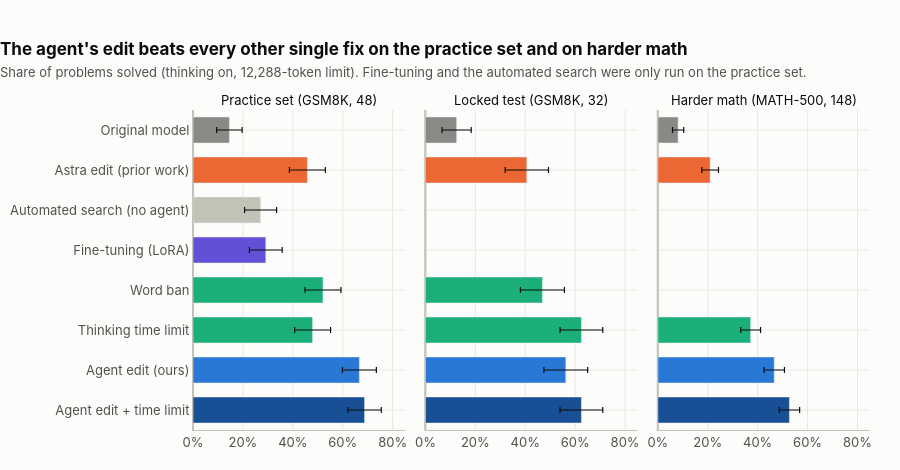

Source (notebook cell):
### Markdown cell above
## 2. The headline: which fix works best?

Each panel is a different set of problems. Bars show the share solved, and the thin black lines are the
<abbr title="The range in which the true value probably lies, given how few problems we tested; ±1 standard error">error bars</abbr>.
Hover a bar to see what the method is and how many problems it solved.

### Code cell
ORDER = ["base", "astra", "m2a_naive", "ft_sft_ep2", "lbx_w10_t1", "bf4096", "m2a_a1_062959_102", "m2a_a1_062959_102+bf4096"]
fig = make_subplots(rows=1, cols=3, shared_yaxes=True, horizontal_spacing=0.03, subplot_titles=list(SETS.values()))
for j, tag in enumerate(SETS, start=1):
    for arm in ORDER:
        if not has(tag, arm):
            continue
        k, n = acc(tag, arm); p = k / n
        fig.add_bar(y=[label(arm)], x=[p], orientation="h", marker_color=color(arm), showlegend=False,
                    error_x=dict(type="data", array=[se(p, n)], color=INK, thickness=1.2, width=3),
                    customdata=[[k, n, se(p, n) * 100, desc(arm)]],
                    hovertemplate=f"<b>{label(arm)}</b> on {SETS[tag]}<br>solved <b>%{{customdata[0]}} of %{{customdata[1]}}</b> (%{{x:.0%}}, ±%{{customdata[2]:.0f}} points)<br><br>%{{customdata[3]}}<extra></extra>",
                    row=1, col=j)
    fig.update_xaxes(range=[0, 0.85], tickformat=".0%", col=j)
style(fig, 470, "The agent's edit beats every other single fix on the practice set and on harder math",
      "Share of problems solved (thinking on, 12,288-token limit). Fine-tuning and the automated search were only run on the practice set.")
fig.update_yaxes(categoryorder="array", categoryarray=[label(a) for a in ORDER[::-1]])
fig.update_layout(barmode="overlay", bargap=0.35)
for a in fig.layout.annotations:
    a.font = dict(size=13, color=INK)
show(fig)

### Figure 1 — Plotly figure (JSON) as saved in the notebook; plotly's stock layout.template omitted (floating-point values rounded to 4 significant figures)
{"data": [{"customdata": [[7, 48, 5.094, "Qwen3.5-0.8B exactly as released. No changes."]], "error_x": {"array": [0.05094], "color": "#0b0b0b", "thickness": 1.2, "type": "data", "width": 3}, "hovertemplate": "<b>Original model</b> on Practice set (GSM8K, 48)<br>solved <b>%{customdata[0]} of %{customdata[1]}</b> (%{x:.0%}, ±%{customdata[2]:.0f} points)<br><br>%{customdata[3]}<extra></extra>", "marker": {"color": "#8a8985"}, "orientation": "h", "showlegend": false, "type": "bar", "x": [0.1458], "xaxis": "x", "y": ["Original model"], "yaxis": "y"}, {"customdata": [[22, 48, 7.192, "The weight edit published in 'Sparks of Weight-Space Programming' (MIT, 2026), found by GPT-6 'Astra'<br>in 20 hours. It weakens one internal 'repetition' signal."]], "error_x": {"array": [0.07192], "color": "#0b0b0b", "thickness": 1.2, "type": "data", "width": 3}, "hovertemplate": "<b>Astra edit (prior work)</b> on Practice set (GSM8K, 48)<br>solved <b>%{customdata[0]} of %{customdata[1]}</b> (%{x:.0%}, ±%{customdata[2]:.0f} points)<br><br>%{customdata[3]}<extra></extra>", "marker": {"color": "#eb6834"}, "orientation": "h", "showlegend": false, "type": "bar", "x": [0.4583], "xaxis": "x", "y": ["Astra edit (prior work)"], "yaxis": "y"}, {"customdata": [[13, 48, 6.414, "A script that tried edits from the same toolbox as the agent, with the same budget<br>and the same feedback, but without an AI reasoning about what to try."]], "error_x": {"array": [0.06414], "color": "#0b0b0b", "thickness": 1.2, "type": "data", "width": 3}, "hovertemplate": "<b>Automated search (no agent)</b> on Practice set (GSM8K, 48)<br>solved <b>%{customdata[0]} of %{customdata[1]}</b> (%{x:.0%}, ±%{customdata[2]:.0f} points)<br><br>%{customdata[3]}<extra></extra>", "marker": {"color": "#c3c2b7"}, "orientation": "h", "showlegend": false, "type": "bar", "x": [0.2708], "xaxis": "x", "y": ["Automated search (no agent)"], "yaxis": "y"}, {"customdata": [[14, 48, 6.561, "Classic training: 175 examples of the model's own loop-free reasoning, 3 rounds,<br>17 GPU-hours. A standard, cheap fine-tuning recipe."]], "error_x": {"array": [0.06561], "color": "#0b0b0b", "thickness": 1.2, "type": "data", "width": 3}, "hovertemplate": "<b>Fine-tuning (LoRA)</b> on Practice set (GSM8K, 48)<br>solved <b>%{customdata[0]} of %{customdata[1]}</b> (%{x:.0%}, ±%{customdata[2]:.0f} points)<br><br>%{customdata[3]}<extra></extra>", "marker": {"color": "#6250d6"}, "orientation": "h", "showlegend": false, "type": "bar", "x": [0.2917], "xaxis": "x", "y": ["Fine-tuning (LoRA)"], "yaxis": "y"}, {"customdata": [[25, 48, 7.211, "No weight change. While the model writes, we make the word 'Wait' almost forbidden<br>and nudge it to stop thinking (a 'logit bias'). Best of 3 settings we tuned."]], "error_x": {"array": [0.07211], "color": "#0b0b0b", "thickness": 1.2, "type": "data", "width": 3}, "hovertemplate": "<b>Word ban</b> on Practice set (GSM8K, 48)<br>solved <b>%{customdata[0]} of %{customdata[1]}</b> (%{x:.0%}, ±%{customdata[2]:.0f} points)<br><br>%{customdata[3]}<extra></extra>", "marker": {"color": "#1baf7a"}, "orientation": "h", "showlegend": false, "type": "bar", "x": [0.5208], "xaxis": "x", "y": ["Word ban"], "yaxis": "y"}, {"customdata": [[23, 48, 7.211, "No weight change. After 4,096 tokens (~3,000 words) of thinking we cut it off<br>and force the model to answer ('budget forcing'). Best of 2 settings we tuned."]], "error_x": {"array": [0.07211], "color": "#0b0b0b", "thickness": 1.2, "type": "data", "width": 3}, "hovertemplate": "<b>Thinking time limit</b> on Practice set (GSM8K, 48)<br>solved <b>%{customdata[0]} of %{customdata[1]}</b> (%{x:.0%}, ±%{customdata[2]:.0f} points)<br><br>%{customdata[3]}<extra></extra>", "marker": {"color": "#1baf7a"}, "orientation": "h", "showlegend": false, "type": "bar", "x": [0.4792], "xaxis": "x", "y": ["Thinking time limit"], "yaxis": "y"}, {"customdata": [[32, 48, 6.804, "Four tiny changes found by a Claude agent in ~2 hours: quiet the impulse to say 'Wait'<br>(3 internal 'neurons') and strengthen the 'I'm done thinking' signal."]], "error_x": {"array": [0.06804], "color": "#0b0b0b", "thickness": 1.2, "type": "data", "width": 3}, "hovertemplate": "<b>Agent edit (ours)</b> on Practice set (GSM8K, 48)<br>solved <b>%{customdata[0]} of %{customdata[1]}</b> (%{x:.0%}, ±%{customdata[2]:.0f} points)<br><br>%{customdata[3]}<extra></extra>", "marker": {"color": "#2a78d6"}, "orientation": "h", "showlegend": false, "type": "bar", "x": [0.6667], "xaxis": "x", "y": ["Agent edit (ours)"], "yaxis": "y"}, {"customdata": [[33, 48, 6.69, "The agent's edit combined with the thinking time limit."]], "error_x": {"array": [0.0669], "color": "#0b0b0b", "thickness": 1.2, "type": "data", "width": 3}, "hovertemplate": "<b>Agent edit + time limit</b> on Practice set (GSM8K, 48)<br>solved <b>%{customdata[0]} of %{customdata[1]}</b> (%{x:.0%}, ±%{customdata[2]:.0f} points)<br><br>%{customdata[3]}<extra></extra>", "marker": {"color": "#184f95"}, "orientation": "h", "showlegend": false, "type": "bar", "x": [0.6875], "xaxis": "x", "y": ["Agent edit + time limit"], "yaxis": "y"}, {"customdata": [[4, 32, 5.846, "Qwen3.5-0.8B exactly as released. No changes."]], "error_x": {"array": [0.05846], "color": "#0b0b0b", "thickness": 1.2, "type": "data", "width": 3}, "hovertemplate": "<b>Original model</b> on Locked test (GSM8K, 32)<br>solved <b>%{customdata[0]} of %{customdata[1]}</b> (%{x:.0%}, ±%{customdata[2]:.0f} points)<br><br>%{customdata[3]}<extra></extra>", "marker": {"color": "#8a8985"}, "orientation": "h", "showlegend": false, "type": "bar", "x": [0.125], "xaxis": "x2", "y": ["Original model"], "yaxis": "y2"}, {"customdata": [[13, 32, 8.682, "The weight edit published in 'Sparks of Weight-Space Programming' (MIT, 2026), found by GPT-6 'Astra'<br>in 20 hours. It weakens one internal 'repetition' signal."]], "error_x": {"array": [0.08682], "color": "#0b0b0b", "thickness": 1.2, "type": "data", "width": 3}, "hovertemplate": "<b>Astra edit (prior work)</b> on Locked test (GSM8K, 32)<br>solved <b>%{customdata[0]} of %{customdata[1]}</b> (%{x:.0%}, ±%{customdata[2]:.0f} points)<br><br>%{customdata[3]}<extra></extra>", "marker": {"color": "#eb6834"}, "orientation": "h", "showlegend": false, "type": "bar", "x": [0.4062], "xaxis": "x2", "y": ["Astra edit (prior work)"], "yaxis": "y2"}, {"customdata": [[15, 32, 8.822, "No weight change. While the model writes, we make the word 'Wait' almost forbidden<br>and nudge it to stop thinking (a 'logit bias'). Best of 3 settings we tuned."]], "error_x": {"array": [0.08822], "color": "#0b0b0b", "thickness": 1.2, "type": "data", "width": 3}, "hovertemplate": "<b>Word ban</b> on Locked test (GSM8K, 32)<br>solved <b>%{customdata[0]} of %{customdata[1]}</b> (%{x:.0%}, ±%{customdata[2]:.0f} points)<br><br>%{customdata[3]}<extra></extra>", "marker": {"color": "#1baf7a"}, "orientation": "h", "showlegend": false, "type": "bar", "x": [0.4688], "xaxis": "x2", "y": ["Word ban"], "yaxis": "y2"}, {"customdata": [[20, 32, 8.558, "No weight change. After 4,096 tokens (~3,000 words) of thinking we cut it off<br>and force the model to answer ('budget forcing'). Best of 2 settings we tuned."]], "error_x": {"array": [0.08558], "color": "#0b0b0b", "thickness": 1.2, "type": "data", "width": 3}, "hovertemplate": "<b>Thinking time limit</b> on Locked test (GSM8K, 32)<br>solved <b>%{customdata[0]} of %{customdata[1]}</b> (%{x:.0%}, ±%{customdata[2]:.0f} points)<br><br>%{customdata[3]}<extra></extra>", "marker": {"color": "#1baf7a"}, "orientation": "h", "showlegend": false, "type": "bar", "x": [0.625], "xaxis": "x2", "y": ["Thinking time limit"], "yaxis": "y2"}, {"customdata": [[18, 32, 8.77, "Four tiny changes found by a Claude agent in ~2 hours: quiet the impulse to say 'Wait'<br>(3 internal 'neurons') and strengthen the 'I'm done thinking' signal."]], "error_x": {"array": [0.0877], "color": "#0b0b0b", "thickness": 1.2, "type": "data", "width": 3}, "hovertemplate": "<b>Agent edit (ours)</b> on Locked test (GSM8K, 32)<br>solved <b>%{customdata[0]} of %{customdata[1]}</b> (%{x:.0%}, ±%{customdata[2]:.0f} points)<br><br>%{customdata[3]}<extra></extra>", "marker": {"color": "#2a78d6"}, "orientation": "h", "showlegend": false, "type": "bar", "x": [0.5625], "xaxis": "x2", "y": ["Agent edit (ours)"], "yaxis": "y2"}, {"customdata": [[20, 32, 8.558, "The agent's edit combined with the thinking time limit."]], "error_x": {"array": [0.08558], "color": "#0b0b0b", "thickness": 1.2, "type": "data", "width": 3}, "hovertemplate": "<b>Agent edit + time limit</b> on Locked test (GSM8K, 32)<br>solved <b>%{customdata[0]} of %{customdata[1]}</b> (%{x:.0%}, ±%{customdata[2]:.0f} points)<br><br>%{customdata[3]}<extra></extra>", "marker": {"color": "#184f95"}, "orientation": "h", "showlegend": false, "type": "bar", "x": [0.625], "xaxis": "x2", "y": ["Agent edit + time limit"], "yaxis": "y2"}, {"customdata": [[12, 148, 2.244, "Qwen3.5-0.8B exactly as released. No changes."]], "error_x": {"array": [0.02244], "color": "#0b0b0b", "thickness": 1.2, "type": "data", "width": 3}, "hovertemplate": "<b>Original model</b> on Harder math (MATH-500, 148)<br>solved <b>%{customdata[0]} of %{customdata[1]}</b> (%{x:.0%}, ±%{customdata[2]:.0f} points)<br><br>%{customdata[3]}<extra></extra>", "marker": {"color": "#8a8985"}, "orientation": "h", "showlegend": false, "type": "bar", "x": [0.08108], "xaxis": "x3", "y": ["Original model"], "yaxis": "y3"}, {"customdata": [[31, 148, 3.345, "The weight edit published in 'Sparks of Weight-Space Programming' (MIT, 2026), found by GPT-6 'Astra'<br>in 20 hours. It weakens one internal 'repetition' signal."]], "error_x": {"array": [0.03345], "color": "#0b0b0b", "thickness": 1.2, "type": "data", "width": 3}, "hovertemplate": "<b>Astra edit (prior work)</b> on Harder math (MATH-500, 148)<br>solved <b>%{customdata[0]} of %{customdata[1]}</b> (%{x:.0%}, ±%{customdata[2]:.0f} points)<br><br>%{customdata[3]}<extra></extra>", "marker": {"color": "#eb6834"}, "orientation": "h", "showlegend": false, "type": "bar", "x": [0.2095], "xaxis": "x3", "y": ["Astra edit (prior work)"], "yaxis": "y3"}, {"customdata": [[55, 148, 3.972, "No weight change. After 4,096 tokens (~3,000 words) of thinking we cut it off<br>and force the model to answer ('budget forcing'). Best of 2 settings we tuned."]], "error_x": {"array": [0.03972], "color": "#0b0b0b", "thickness": 1.2, "type": "data", "width": 3}, "hovertemplate": "<b>Thinking time limit</b> on Harder math (MATH-500, 148)<br>solved <b>%{customdata[0]} of %{customdata[1]}</b> (%{x:.0%}, ±%{customdata[2]:.0f} points)<br><br>%{customdata[3]}<extra></extra>", "marker": {"color": "#1baf7a"}, "orientation": "h", "showlegend": false, "type": "bar", "x": [0.3716], "xaxis": "x3", "y": ["Thinking time limit"], "yaxis": "y3"}, {"customdata": [[69, 148, 4.101, "Four tiny changes found by a Claude agent in ~2 hours: quiet the impulse to say 'Wait'<br>(3 internal 'neurons') and strengthen the 'I'm done thinking' signal."]], "error_x": {"array": [0.04101], "color": "#0b0b0b", "thickness": 1.2, "type": "data", "width": 3}, "hovertemplate": "<b>Agent edit (ours)</b> on Harder math (MATH-500, 148)<br>solved <b>%{customdata[0]} of %{customdata[1]}</b> (%{x:.0%}, ±%{customdata[2]:.0f} points)<br><br>%{customdata[3]}<extra></extra>", "marker": {"color": "#2a78d6"}, "orientation": "h", "showlegend": false, "type": "bar", "x": [0.4662], "xaxis": "x3", "y": ["Agent edit (ours)"], "yaxis": "y3"}, {"customdata": [[78, 148, 4.104, "The agent's edit combined with the thinking time limit."]], "error_x": {"array": [0.04104], "color": "#0b0b0b", "thickness": 1.2, "type": "data", "width": 3}, "hovertemplate": "<b>Agent edit + time limit</b> on Harder math (MATH-500, 148)<br>solved <b>%{customdata[0]} of %{customdata[1]}</b> (%{x:.0%}, ±%{customdata[2]:.0f} points)<br><br>%{customdata[3]}<extra></extra>", "marker": {"color": "#184f95"}, "orientation": "h", "showlegend": false, "type": "bar", "x": [0.527], "xaxis": "x3", "y": ["Agent edit + time limit"], "yaxis": "y3"}], "layout": {"annotations": [{"font": {"color": "#0b0b0b", "size": 13}, "showarrow": false, "text": "Practice set (GSM8K, 48)", "x": 0.1567, "xanchor": "center", "xref": "paper", "y": 1.0, "yanchor": "bottom", "yref": "paper"}, {"font": {"color": "#0b0b0b", "size": 13}, "showarrow": false, "text": "Locked test (GSM8K, 32)", "x": 0.5, "xanchor": "center", "xref": "paper", "y": 1.0, "yanchor": "bottom", "yref": "paper"}, {"font": {"color": "#0b0b0b", "size": 13}, "showarrow": false, "text": "Harder math (MATH-500, 148)", "x": 0.8433, "xanchor": "center", "xref": "paper", "y": 1.0, "yanchor": "bottom", "yref": "paper"}], "bargap": 0.35, "barmode": "overlay", "font": {"color": "#52514e", "family": "Inter, Helvetica, Arial, sans-serif", "size": 13}, "height": 470, "hoverlabel": {"align": "left", "bgcolor": "white", "bordercolor": "#c3c2b7", "font": {"color": "#0b0b0b", "size": 13}}, "legend": {"font": {"color": "#52514e"}, "orientation": "h", "x": 0, "y": -0.15}, "margin": {"b": 40, "l": 10, "r": 30, "t": 110}, "paper_bgcolor": "#fcfcfb", "plot_bgcolor": "#fcfcfb", "title": {"font": {"color": "#0b0b0b", "size": 17}, "text": "<b>The agent's edit beats every other single fix on the practice set and on harder math</b><br><span style='font-size:13px;color:#52514e'>Share of problems solved (thinking on, 12,288-token limit). Fine-tuning and the automated search were only run on the practice set.</span>", "x": 0, "xanchor": "left"}, "xaxis": {"anchor": "y", "domain": [0.0, 0.3133], "gridcolor": "#e8e7e3", "linecolor": "#c3c2b7", "range": [0, 0.85], "tickfont": {"color": "#52514e"}, "tickformat": ".0%", "zerolinecolor": "#c3c2b7"}, "xaxis2": {"anchor": "y2", "domain": [0.3433, 0.6567], "gridcolor": "#e8e7e3", "linecolor": "#c3c2b7", "range": [0, 0.85], "tickfont": {"color": "#52514e"}, "tickformat": ".0%", "zerolinecolor": "#c3c2b7"}, "xaxis3": {"anchor": "y3", "domain": [0.6867, 1.0], "gridcolor": "#e8e7e3", "linecolor": "#c3c2b7", "range": [0, 0.85], "tickfont": {"color": "#52514e"}, "tickformat": ".0%", "zerolinecolor": "#c3c2b7"}, "yaxis": {"anchor": "x", "categoryarray": ["Agent edit + time limit", "Agent edit (ours)", "Thinking time limit", "Word ban", "Fine-tuning (LoRA)", "Automated search (no agent)", "Astra edit (prior work)", "Original model"], "categoryorder": "array", "domain": [0.0, 1.0], "gridcolor": "#e8e7e3", "linecolor": "#c3c2b7", "tickfont": {"color": "#52514e"}, "zerolinecolor": "#c3c2b7"}, "yaxis2": {"anchor": "x2", "categoryarray": ["Agent edit + time limit", "Agent edit (ours)", "Thinking time limit", "Word ban", "Fine-tuning (LoRA)", "Automated search (no agent)", "Astra edit (prior work)", "Original model"], "categoryorder": "array", "domain": [0.0, 1.0], "gridcolor": "#e8e7e3", "linecolor": "#c3c2b7", "matches": "y", "showticklabels": false, "tickfont": {"color": "#52514e"}, "zerolinecolor": "#c3c2b7"}, "yaxis3": {"anchor": "x3", "categoryarray": ["Agent edit + time limit", "Agent edit (ours)", "Thinking time limit", "Word ban", "Fine-tuning (LoRA)", "Automated search (no agent)", "Astra edit (prior work)", "Original model"], "categoryorder": "array", "domain": [0.0, 1.0], "gridcolor": "#e8e7e3", "linecolor": "#c3c2b7", "matches": "y", "showticklabels": false, "tickfont": {"color": "#52514e"}, "zerolinecolor": "#c3c2b7"}}}
